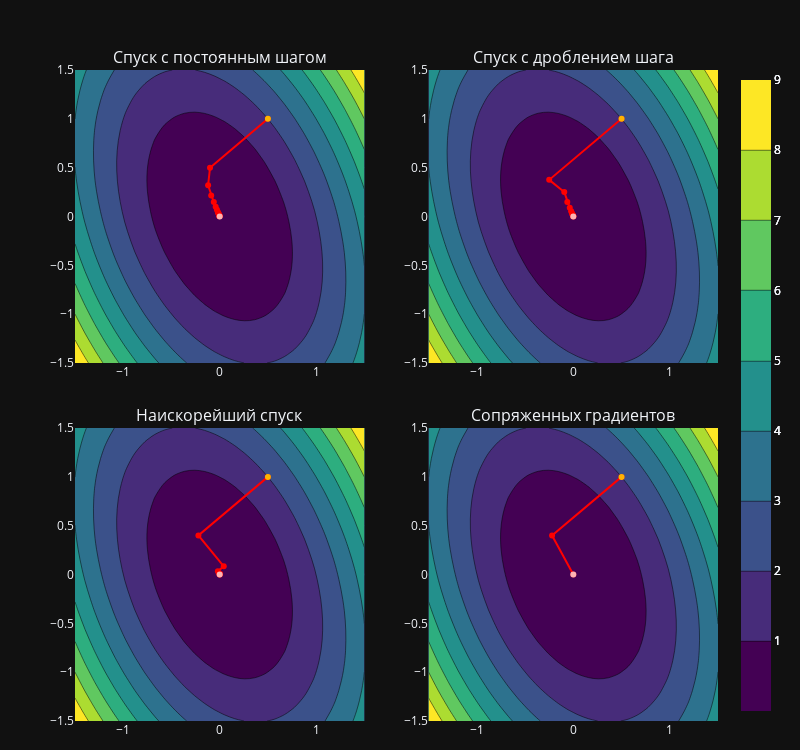

The code cell stored with this chart in its notebook:
### Markdown cell above
#### Работа методов

### Code cell
methods = [gradient_descent, step_splitting_descent, steepest_descent, conjugate_gradient]
names = ['Спуск с постоянным шагом', 'Спуск с дроблением шага', 'Наискорейший спуск', 'Сопряженных градиентов']

fig = make_subplots(rows=2, cols=2, subplot_titles=names, vertical_spacing=0.1)
df_f1 = pd.DataFrame({'Метод':[], 'Результат':[], 'Количество итераций':[]}, dtype=object)

id = 0
for i in range(2):
    for j in range(2):
        data_all = methods[id](f_1, f_1_grad, np.array([0.5, 1]), 0.001, 0.001, 10000, 0.2)
        df_f1.loc[len(df_f1.index)] = [names[id], data_all[2]['x'].iat[-1], data_all[1]]
        data = data_all[2]
        x, y = np.split(np.array(data.x.values.tolist()), 2, axis=1)
        fig.add_trace(
            go.Contour(
                x=ax_data,
                y=ax_data,
                z=z_3d.T,
                colorscale='Viridis',
                name=names[id],
                hovertemplate = ' x: %{x} <br> y: %{y} <br> z: %{z} <extra></extra>'
            ),
            row=i+1, col=j+1
        )
        fig.add_trace(
            go.Scatter(
                x=x.ravel(),
                y=y.ravel(),
                mode='lines+markers',
                line_color='red',
                name='trajectory'
            ),
            row=i+1, col=j+1
        )
        fig.add_scatter(x=x[0], y=y[0], marker=dict(color='yellow', opacity=0.7), name='start', row=i+1, col=j+1)
        fig.add_scatter(x=[0], y=[0], marker=dict(color='white', opacity=0.7), name='true min', row=i+1, col=j+1)
        id += 1
fig.update_layout(height=750, width=800, margin=dict(l=75, r=40, t=70, b=15), template=theme, showlegend=False)
fig.show()
df_f1

### Figure 1 — Plotly figure (JSON) as saved in the notebook; plotly's stock layout.template omitted (floating-point values rounded to 4 significant figures; data arrays with more than 128 entries replaced by an {"elided": "..."} marker saying what was removed)
{"data": [{"colorscale": [[0, "#440154"], [0.1111, "#482878"], [0.2222, "#3e4989"], [0.3333, "#31688e"], [0.4444, "#26828e"], [0.5556, "#1f9e89"], [0.6667, "#35b779"], [0.7778, "#6ece58"], [0.8889, "#b5de2b"], [1, "#fde725"]], "hovertemplate": " x: %{x} <br> y: %{y} <br> z: %{z} <extra></extra>", "name": "Спуск с постоянным шагом", "type": "contour", "x": [-1.5, -1.397, -1.293, -1.19, -1.086, -0.9828, -0.8793, -0.7759, -0.6724, -0.569, -0.4655, -0.3621, -0.2586, -0.1552, -0.05172, 0.05172, 0.1552, 0.2586, 0.3621, 0.4655, 0.569, 0.6724, 0.7759, 0.8793, 0.9828, 1.086, 1.19, 1.293, 1.397, 1.5], "xaxis": "x", "y": [-1.5, -1.397, -1.293, -1.19, -1.086, -0.9828, -0.8793, -0.7759, -0.6724, -0.569, -0.4655, -0.3621, -0.2586, -0.1552, -0.05172, 0.05172, 0.1552, 0.2586, 0.3621, 0.4655, 0.569, 0.6724, 0.7759, 0.8793, 0.9828, 1.086, 1.19, 1.293, 1.397, 1.5], "yaxis": "y", "z": {"elided": "30x30 float values"}}, {"line": {"color": "red"}, "mode": "lines+markers", "name": "trajectory", "type": "scatter", "x": [0.5, -0.1, -0.12, -0.088, -0.0608, -0.0416, -0.02842, -0.0194, -0.01325, -0.009048, -0.006178, -0.004219, -0.002881, -0.001967, -0.001343, -0.0009172, -0.0006263], "xaxis": "x", "y": [1, 0.5, 0.32, 0.216, 0.1472, 0.1005, 0.06861, 0.04685, 0.03199, 0.02184, 0.01492, 0.01019, 0.006955, 0.004749, 0.003243, 0.002214, 0.001512], "yaxis": "y"}, {"marker": {"color": "yellow", "opacity": 0.7}, "name": "start", "type": "scatter", "x": [0.5], "xaxis": "x", "y": [1], "yaxis": "y"}, {"marker": {"color": "white", "opacity": 0.7}, "name": "true min", "type": "scatter", "x": [0], "xaxis": "x", "y": [0], "yaxis": "y"}, {"colorscale": [[0, "#440154"], [0.1111, "#482878"], [0.2222, "#3e4989"], [0.3333, "#31688e"], [0.4444, "#26828e"], [0.5556, "#1f9e89"], [0.6667, "#35b779"], [0.7778, "#6ece58"], [0.8889, "#b5de2b"], [1, "#fde725"]], "hovertemplate": " x: %{x} <br> y: %{y} <br> z: %{z} <extra></extra>", "name": "Спуск с дроблением шага", "type": "contour", "x": [-1.5, -1.397, -1.293, -1.19, -1.086, -0.9828, -0.8793, -0.7759, -0.6724, -0.569, -0.4655, -0.3621, -0.2586, -0.1552, -0.05172, 0.05172, 0.1552, 0.2586, 0.3621, 0.4655, 0.569, 0.6724, 0.7759, 0.8793, 0.9828, 1.086, 1.19, 1.293, 1.397, 1.5], "xaxis": "x2", "y": [-1.5, -1.397, -1.293, -1.19, -1.086, -0.9828, -0.8793, -0.7759, -0.6724, -0.569, -0.4655, -0.3621, -0.2586, -0.1552, -0.05172, 0.05172, 0.1552, 0.2586, 0.3621, 0.4655, 0.569, 0.6724, 0.7759, 0.8793, 0.9828, 1.086, 1.19, 1.293, 1.397, 1.5], "yaxis": "y2", "z": {"elided": "30x30 float values"}}, {"line": {"color": "red"}, "mode": "lines+markers", "name": "trajectory", "type": "scatter", "x": [0.5, -0.25, -0.09375, -0.0625, -0.03711, -0.02246, -0.01355, -0.008179, -0.004936, -0.002979, -0.001798, -0.001085, -0.000655, -0.0003953], "xaxis": "x2", "y": [1, 0.375, 0.25, 0.1484, 0.08984, 0.0542, 0.03271, 0.01974, 0.01192, 0.007193, 0.004341, 0.00262, 0.001581, 0.0009544], "yaxis": "y2"}, {"marker": {"color": "yellow", "opacity": 0.7}, "name": "start", "type": "scatter", "x": [0.5], "xaxis": "x2", "y": [1], "yaxis": "y2"}, {"marker": {"color": "white", "opacity": 0.7}, "name": "true min", "type": "scatter", "x": [0], "xaxis": "x2", "y": [0], "yaxis": "y2"}, {"colorscale": [[0, "#440154"], [0.1111, "#482878"], [0.2222, "#3e4989"], [0.3333, "#31688e"], [0.4444, "#26828e"], [0.5556, "#1f9e89"], [0.6667, "#35b779"], [0.7778, "#6ece58"], [0.8889, "#b5de2b"], [1, "#fde725"]], "hovertemplate": " x: %{x} <br> y: %{y} <br> z: %{z} <extra></extra>", "name": "Наискорейший спуск", "type": "contour", "x": [-1.5, -1.397, -1.293, -1.19, -1.086, -0.9828, -0.8793, -0.7759, -0.6724, -0.569, -0.4655, -0.3621, -0.2586, -0.1552, -0.05172, 0.05172, 0.1552, 0.2586, 0.3621, 0.4655, 0.569, 0.6724, 0.7759, 0.8793, 0.9828, 1.086, 1.19, 1.293, 1.397, 1.5], "xaxis": "x3", "y": [-1.5, -1.397, -1.293, -1.19, -1.086, -0.9828, -0.8793, -0.7759, -0.6724, -0.569, -0.4655, -0.3621, -0.2586, -0.1552, -0.05172, 0.05172, 0.1552, 0.2586, 0.3621, 0.4655, 0.569, 0.6724, 0.7759, 0.8793, 0.9828, 1.086, 1.19, 1.293, 1.397, 1.5], "yaxis": "y3", "z": {"elided": "30x30 float values"}}, {"line": {"color": "red"}, "mode": "lines+markers", "name": "trajectory", "type": "scatter", "x": [0.5, -0.2205, 0.0422, -0.0186, 0.003561, -0.00157, 0.0003005, -0.0001325], "xaxis": "x3", "y": [1, 0.3996, 0.08439, 0.03372, 0.007122, 0.002846, 0.000601, 0.0002401], "yaxis": "y3"}, {"marker": {"color": "yellow", "opacity": 0.7}, "name": "start", "type": "scatter", "x": [0.5], "xaxis": "x3", "y": [1], "yaxis": "y3"}, {"marker": {"color": "white", "opacity": 0.7}, "name": "true min", "type": "scatter", "x": [0], "xaxis": "x3", "y": [0], "yaxis": "y3"}, {"colorscale": [[0, "#440154"], [0.1111, "#482878"], [0.2222, "#3e4989"], [0.3333, "#31688e"], [0.4444, "#26828e"], [0.5556, "#1f9e89"], [0.6667, "#35b779"], [0.7778, "#6ece58"], [0.8889, "#b5de2b"], [1, "#fde725"]], "hovertemplate": " x: %{x} <br> y: %{y} <br> z: %{z} <extra></extra>", "name": "Сопряженных градиентов", "type": "contour", "x": [-1.5, -1.397, -1.293, -1.19, -1.086, -0.9828, -0.8793, -0.7759, -0.6724, -0.569, -0.4655, -0.3621, -0.2586, -0.1552, -0.05172, 0.05172, 0.1552, 0.2586, 0.3621, 0.4655, 0.569, 0.6724, 0.7759, 0.8793, 0.9828, 1.086, 1.19, 1.293, 1.397, 1.5], "xaxis": "x4", "y": [-1.5, -1.397, -1.293, -1.19, -1.086, -0.9828, -0.8793, -0.7759, -0.6724, -0.569, -0.4655, -0.3621, -0.2586, -0.1552, -0.05172, 0.05172, 0.1552, 0.2586, 0.3621, 0.4655, 0.569, 0.6724, 0.7759, 0.8793, 0.9828, 1.086, 1.19, 1.293, 1.397, 1.5], "yaxis": "y4", "z": {"elided": "30x30 float values"}}, {"line": {"color": "red"}, "mode": "lines+markers", "name": "trajectory", "type": "scatter", "x": [0.5, -0.2205, -7.925e-06], "xaxis": "x4", "y": [1, 0.3996, -6.345e-06], "yaxis": "y4"}, {"marker": {"color": "yellow", "opacity": 0.7}, "name": "start", "type": "scatter", "x": [0.5], "xaxis": "x4", "y": [1], "yaxis": "y4"}, {"marker": {"color": "white", "opacity": 0.7}, "name": "true min", "type": "scatter", "x": [0], "xaxis": "x4", "y": [0], "yaxis": "y4"}], "layout": {"annotations": [{"font": {"size": 16}, "showarrow": false, "text": "Спуск с постоянным шагом", "x": 0.225, "xanchor": "center", "xref": "paper", "y": 1, "yanchor": "bottom", "yref": "paper"}, {"font": {"size": 16}, "showarrow": false, "text": "Спуск с дроблением шага", "x": 0.775, "xanchor": "center", "xref": "paper", "y": 1, "yanchor": "bottom", "yref": "paper"}, {"font": {"size": 16}, "showarrow": false, "text": "Наискорейший спуск", "x": 0.225, "xanchor": "center", "xref": "paper", "y": 0.45, "yanchor": "bottom", "yref": "paper"}, {"font": {"size": 16}, "showarrow": false, "text": "Сопряженных градиентов", "x": 0.775, "xanchor": "center", "xref": "paper", "y": 0.45, "yanchor": "bottom", "yref": "paper"}], "height": 750, "margin": {"b": 15, "l": 75, "r": 40, "t": 70}, "showlegend": false, "width": 800, "xaxis": {"anchor": "y", "domain": [0, 0.45]}, "xaxis2": {"anchor": "y2", "domain": [0.55, 1]}, "xaxis3": {"anchor": "y3", "domain": [0, 0.45]}, "xaxis4": {"anchor": "y4", "domain": [0.55, 1]}, "yaxis": {"anchor": "x", "domain": [0.55, 1]}, "yaxis2": {"anchor": "x2", "domain": [0.55, 1]}, "yaxis3": {"anchor": "x3", "domain": [0, 0.45]}, "yaxis4": {"anchor": "x4", "domain": [0, 0.45]}}}
